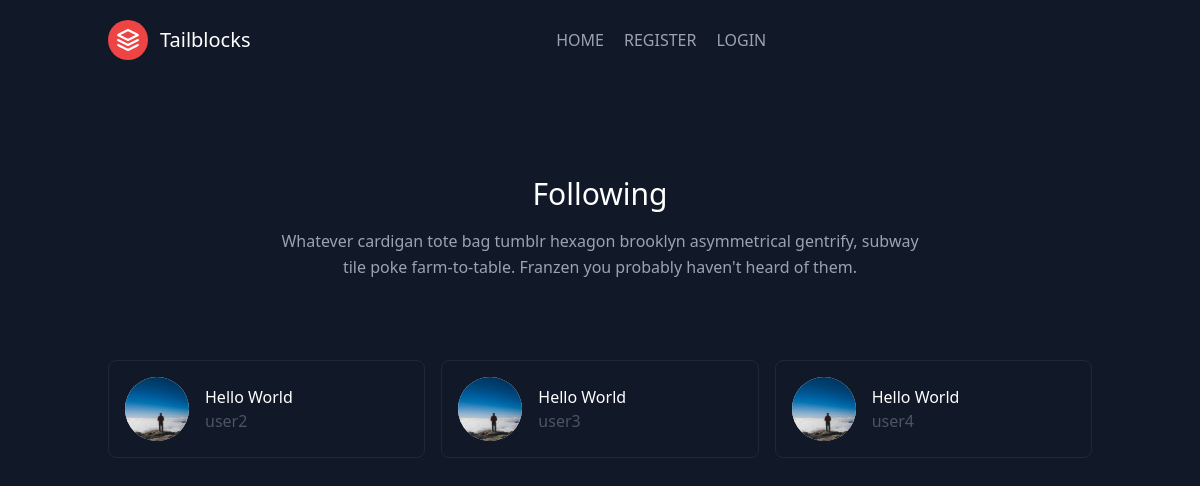
/following/1/1/, run on the app's committed database.
### src_code/models.py (models this page shows)
class Detail(models.Model):
    user = models.ForeignKey(User, on_delete=models.CASCADE)
    profile_pic = models.ImageField(default='default_pic.jpg', upload_to ='media/% Y/% m/% d/',null=True)
    name = models.CharField(max_length=200, null=True, blank=True)
    followers = models.ManyToManyField(User, related_name='followers', blank=True)
    following = models.ManyToManyField(User, related_name='following', blank=True)
    bool_abuse = models.BooleanField(default=False)
    bool_hate = models.BooleanField(default=False)
    def __str__(self):
        return self.name

### src_code/views.py (the view)
# urls.py: path('following/<int:pk_of_users>/<int:detail_of_user>/', views.following, name='following-page'),
def following(request, pk_of_users, detail_of_user):
    d = {}
    user_is = User.objects.get(id=detail_of_user)
    detail = Detail.objects.get(pk=pk_of_users)
    for item in detail.following.all():
        user = Detail.objects.get(user=item)
        d[user] = item
    context = {
        'detail':detail,
        'd':d.items(),
    }
    return render(request, 'src_code/following.html', context)

### src_code/templates/src_code/following.html
{% extends 'src_code/basics/base.html' %}
{% block content %}
<section class="text-gray-400 bg-gray-900 body-font">
    <div class="container px-5 py-24 mx-auto">
      <div class="flex flex-col text-center w-full mb-20">
        <h1 class="sm:text-3xl text-2xl font-medium title-font mb-4 text-white">Following</h1>
        <p class="lg:w-2/3 mx-auto leading-relaxed text-base">Whatever cardigan tote bag tumblr hexagon brooklyn asymmetrical gentrify, subway tile poke farm-to-table. Franzen you probably haven't heard of them.</p>
      </div>
      <div class="flex flex-wrap -m-2">
        {% for key,value in d %}
        <div class="p-2 lg:w-1/3 md:w-1/2 w-full">
            <a href="{% url 'user-page' user_id=value.pk %}"><div class="h-full flex items-center border-gray-800 border p-4 rounded-lg">
            <img alt="team" class="w-16 h-16 bg-gray-100 object-cover object-center flex-shrink-0 rounded-full mr-4" src="{{key.profile_pic.url}}">
            <div class="flex-grow">
              <h2 class="text-white title-font font-medium">{{key}}</h2>
              <p class="text-gray-600">{{value}}</p>
            </div>
          </div></a>
        </div>
        {% endfor %}
      </div>
    </div>
    <br><br><br><br><br><br><br><br><br><br><br><br><br><br>
  </section>
{% endblock content %}

### data on the page
Detail: profile_pic (placeholder picture), name "Hello World", username "user2"
Detail: profile_pic (placeholder picture), name "Hello World", username "user3"
Detail: profile_pic (placeholder picture), name "Hello World", username "user4"
